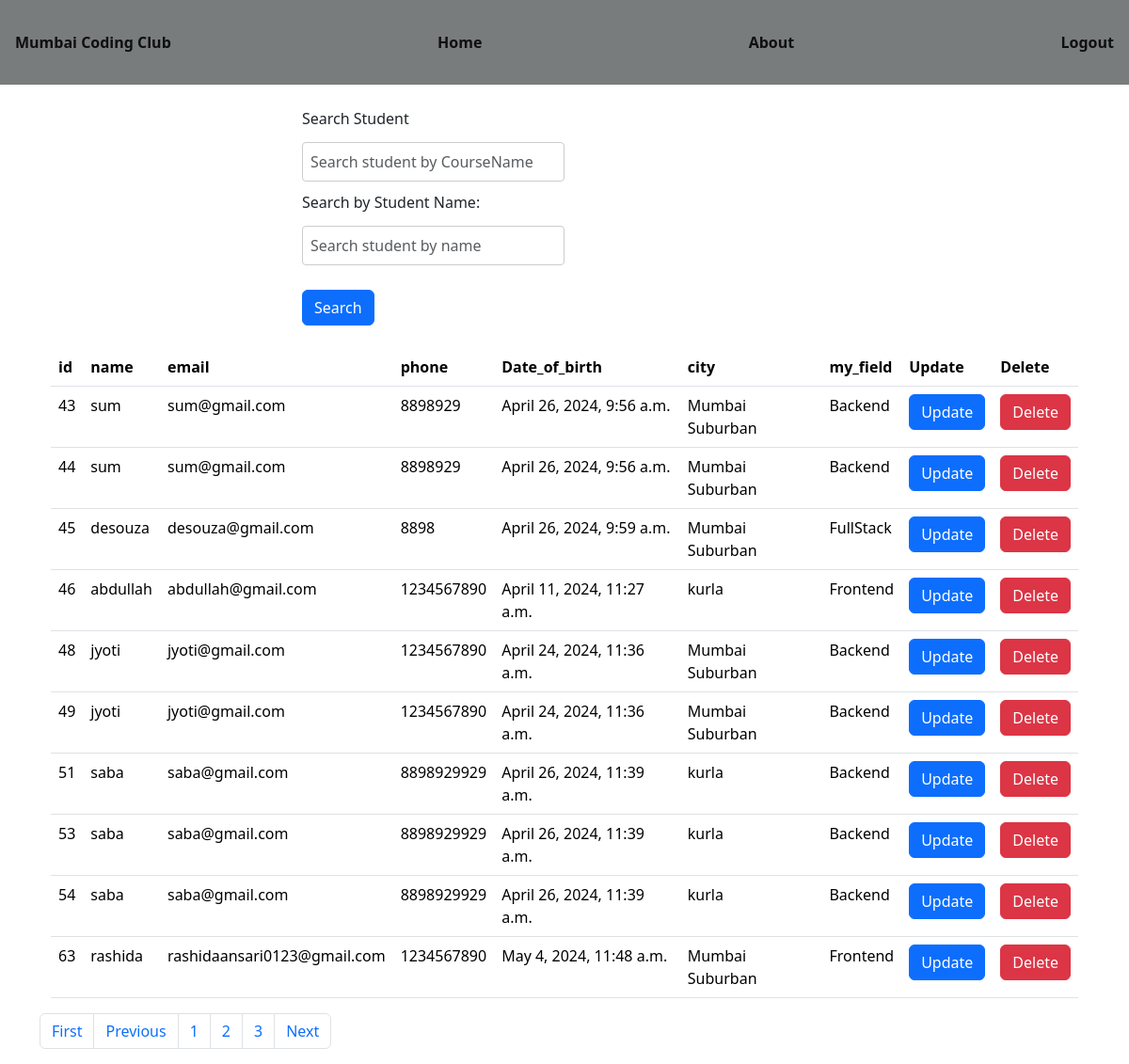
The page /dashboard/?page=3 on the database its author committed.
### course/models.py (models this page shows, shortened)
class USerMaster(models.Model):
     CHOICES = (
        ('Frontend', 'Frontend'),
        ('Backend', 'Backend'),
        ('FullStack', 'FullStack'),
    )
     name=models.CharField(max_length=200)
     email=models.EmailField()
     phone=models.CharField(max_length=10)
     date_of_birth=models.DateTimeField()
     city=models.CharField(max_length=100)
     my_field = models.CharField(max_length=50, choices=CHOICES)
     created_at=models.DateTimeField(auto_now_add=True)
     updated_at=models.DateTimeField(auto_now_add=True)
     is_active=models.BooleanField(default=True)
     objects = CustomBaseUserManager()
     USERNAME_FIELD='name'
     REQUIRED_FIELDS=[]

### course/views.py (the view)
# urls.py: path('dashboard/', views.search, name='dashboard'),
def search(request):
    choices = USerMaster.CHOICES
    if request.method == "POST":
        data=request.POST.get('my_field','')
        data1= request.POST.get('name', '') #rashida
        courses=USerMaster.objects.filter(my_field__icontains=data)
        courses=USerMaster.objects.filter(name__icontains=data1)
        return render(request,'dashboard.html',{'courses':courses})
    courses=USerMaster.objects.all()
    contact_list = USerMaster.objects.all()
    paginator = Paginator(contact_list, 10)  # Show 10 contacts per page.
    page_number = request.GET.get("page")
    courses = paginator.get_page(page_number)
    return render(request,'dashboard.html',{'courses':courses,'choices':choices})

### course/templatetags/tags.py (called while the page is built)
@register.filter(name='has_group')
def has_group(user, group_name):
    return user.groups.filter(name=group_name).exists()

### course/templates/dashboard.html (shortened to what this page needs)
{% extends "sidebar.html"%}
{% block body %}
<link href="https://cdn.jsdelivr.net/npm/bootstrap@5.3.3/dist/css/bootstrap.min.css" rel="stylesheet"
>
<div class="container">
    <div class="col my-4">
        <form method="post" action="" id="dashboard">{% csrf_token %}
            <div class="form-row">
                <div class="form-group col-md-6">
                    <label for="inputname">Search Student</label>
                    <input type="text" class="form-control mt-2" id="orderId" name="my_field"
                        placeholder="Search student by CourseName">
                </div>
                <div class="form-group col-md-6">
                    <label for="inputname">Search by Student Name:</label>
                    <input type="text" class="form-control mt-2" id="studentName" name="name"
                        placeholder="Search student by name">
                </div>
                <button type="submit" class="btn btn-primary mt-3">Search</button>
            </div>
    </div>
    <div class="container">
        <table class="table">
            <thead>
                <tr>
                    <th>id</th>
                    <th>name</th>
                    <th>email</th>
                    <th>phone</th>
                    <th>Date_of_birth</th>
                    <th>city</th>
                    <th>my_field</th>
                    <th>Update</th>
                    <th>Delete</th>
                </tr>
            </thead>
            <tbody>
                {% for my_field in courses %}
                <tr>
                    <td>{{my_field.id}}</td>
                    <td>{{my_field.name}}</td>
                    <td>{{my_field.email}}</td>
                    <td>{{my_field.phone}}</td>
                    <td>{{my_field.date_of_birth}}</td>
                    <td>{{my_field.city}}</td>
                    <td>{{my_field.my_field}}</td>
                    <td><a href="{% url 'update1' %}" class="btn btn-primary">Update</a></td>
                    <form action="{% url 'delete_user' my_field.id %}" method="post">
                        <td><button type="submit" class="btn btn-danger">Delete</button></td>
                    </form>
                </tr>
                {% endfor %}
            </tbody>
        </table>
    </div>
    <nav aria-label=".....">
        <ul class="pagination">
            {% if courses.has_previous %}
            <li class="page-item">
                <a class="page-link" href="?page=1">First</a>
            </li>
            <li class="page-item">
                <a class="page-link" href="?page={{courses.previous_page_number}}">Previous</a>
            </li>
            {% endif %}
            <li class="page-item"><a class="page-link" href="#">1</a></li>
            <li class="page-item"><a class="page-link" href="#">2</a></li>
            <li class="page-item"><a class="page-link" href="#">3</a></li>
            {% if courses.has_next %}
            <li class="page-item"><a class="page-link" href="?page={{courses.next_page_number}}">Next</a>
            </li>
            {% endif %}
        </ul>
    </nav>
    {% endblock %}

### course/templates/sidebar.html (style rules this page uses)
body { font-family: Arial, sans-serif; margin: 0; padding: 0; }
form { width: 50%; margin: 0 auto; }
label { display: block; margin-bottom: 5px; }
input[type="text"], input[type="email"], input[type="datetime-local"], select { width: 100%; padding: 8px; margin-bottom: 10px; border: 1px solid #ccc; border-radius: 4px; box-sizing: border-box; }

### rows shown on the page
USerMaster: id "43", name "sum", email "sum@gmail.com", phone "8898929", date_of_birth "April 26, 2024, 9:56 a.m.", city "Mumbai Suburban", my_field "Backend"
USerMaster: id "44", name "sum", email "sum@gmail.com", phone "8898929", date_of_birth "April 26, 2024, 9:56 a.m.", city "Mumbai Suburban", my_field "Backend"
USerMaster: id "45", name "desouza", email "desouza@gmail.com", phone "8898", date_of_birth "April 26, 2024, 9:59 a.m.", city "Mumbai Suburban", my_field "FullStack"
USerMaster: id "46", name "abdullah", email "abdullah@gmail.com", phone "1234567890", date_of_birth "April 11, 2024, 11:27 a.m.", city "kurla", my_field "Frontend"
USerMaster: id "48", name "jyoti", email "jyoti@gmail.com", phone "1234567890", date_of_birth "April 24, 2024, 11:36 a.m.", city "Mumbai Suburban", my_field "Backend"
USerMaster: id "49", name "jyoti", email "jyoti@gmail.com", phone "1234567890", date_of_birth "April 24, 2024, 11:36 a.m.", city "Mumbai Suburban", my_field "Backend"
USerMaster: id "51", name "saba", email "saba@gmail.com", phone "8898929929", date_of_birth "April 26, 2024, 11:39 a.m.", city "kurla", my_field "Backend"
USerMaster: id "53", name "saba", email "saba@gmail.com", phone "8898929929", date_of_birth "April 26, 2024, 11:39 a.m.", city "kurla", my_field "Backend"
USerMaster: id "54", name "saba", email "saba@gmail.com", phone "8898929929", date_of_birth "April 26, 2024, 11:39 a.m.", city "kurla", my_field "Backend"
USerMaster: id "63", name "rashida", email "rashidaansari0123@gmail.com", phone "1234567890", date_of_birth "May 4, 2024, 11:48 a.m.", city "Mumbai Suburban", my_field "Frontend"
